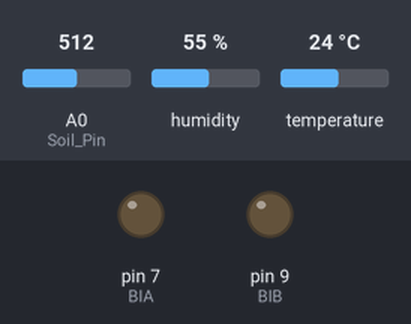
The sketch below on a simulated Arduino Uno, built for the host (arithmetic inside an expression is 32-bit, double 64-bit). On the bench: output pins drawn as LEDs (lit = HIGH). The test bench sets the inputs (shaded band); at power-on: A0 (Soil_Pin) = 512, humidity 55 %, temperature 24 °C. What the sketch prints to the serial monitor is not drawn.

Above: at 0.05 s.
At 7.0 s:
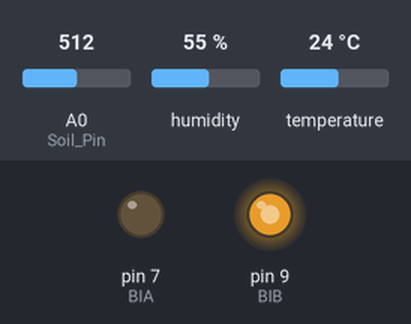
Timing chart, 0 to 15.6 s (numbered marks = the images above):
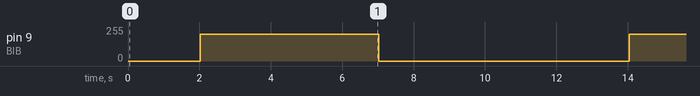

Measured:
- by itself, pin 9 (BIB): alternates 200/255 for 5.0 s and 0/255 for 7.0 s

The sketch:

WaterthePot.ino
```cpp
# include <dht.h>
#include <SoftwareSerial.h>

#define DHT11_PIN 8
#define BIA 7
#define BIB 9

int Soil_Pin = A0;
int Soil_val;
int waterpump = 200;
String thisString;

dht DHT;
SoftwareSerial mySerial(2,3);

void setup()
{
  Serial.begin(9600);
  mySerial.begin(9600);
}
void loop()
{
  Soil_val = analogRead(Soil_Pin); // 토양습도센서 값 측정
  Serial.println(Soil_val);

  int chk = DHT.read11(DHT11_PIN);
    mySerial.write(DHT.temperature);
  delay(2000);

 if(mySerial.available()){
    thisString=mySerial.readString();

    if(thisString=="water")
    {
      analogWrite(BIA, 0);
      analogWrite(BIB, waterpump);
      delay(5000);
      analogWrite(BIB, 0);
    }
  }

  if(Soil_val > 480)// 토양의 수분이 부족할 시
  {
     analogWrite(BIA, 0);
     analogWrite(BIB, waterpump);
     delay(5000);
     analogWrite(BIB, 0);
     delay(5000);
  }


}
```
